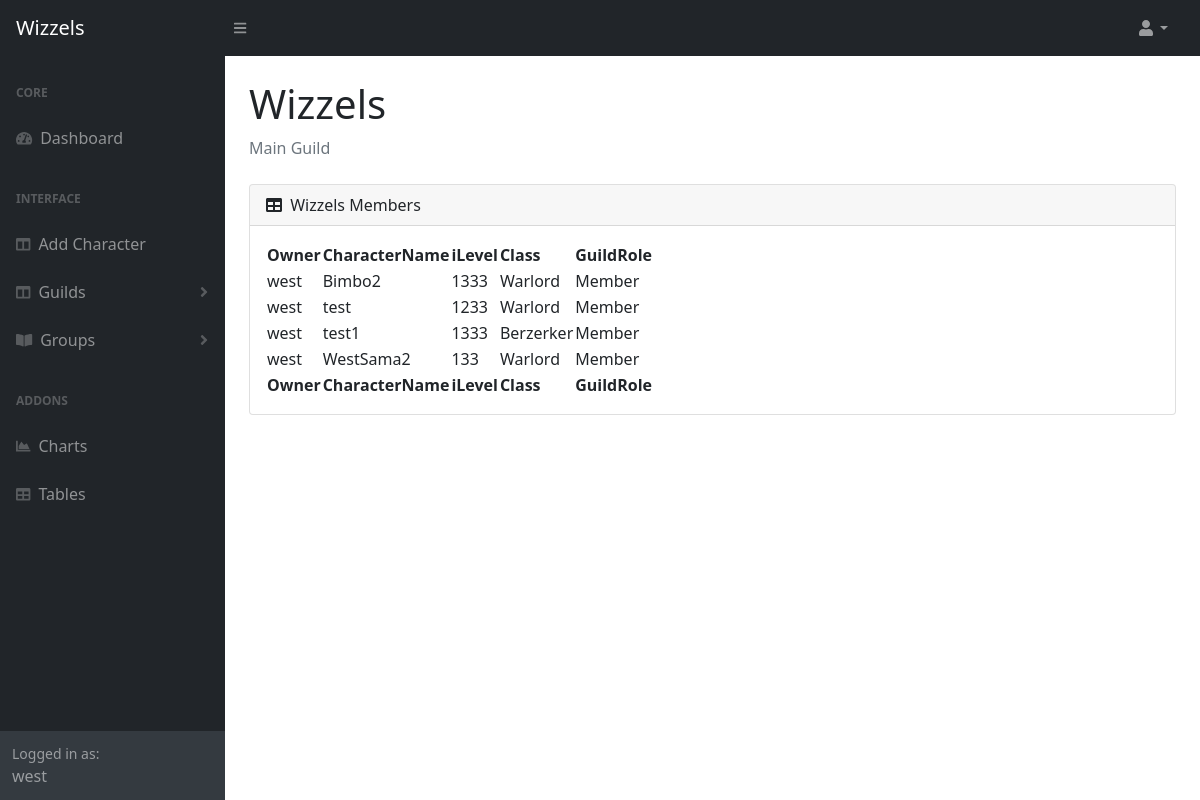
The page /wizzels/ (signed in) on the database its author committed.
### guildboard/models.py (models this page shows, shortened)
class Character(models.Model):
    user = models.ForeignKey(User, on_delete=models.CASCADE, null=True)
    name = models.CharField(max_length=64)
    iLevel = models.IntegerField(null=False)
    guildRole = models.CharField(max_length=64, default="Member")
    classe = models.CharField(max_length=64, default="")
    guild = models.ForeignKey(Guild, on_delete=models.CASCADE, blank=True, null=True)

### guildboard/views.py (the view)
# urls.py: path("wizzels/", views.wizzelsPage, name="wizzels"),
def wizzelsPage(request):
    chars = Character.objects.all()
    context = {"chars":chars}
    return render(request, "guildboard/wizzels.html", context)

### guildboard/templates/guildboard/wizzels.html (shortened to what this page needs)
{% extends "guildboard/layout.html" %}
{% block pageTitle %}Wizzels{% endblock %}
{% block pageInfo %}Main Guild{% endblock %}
{% block body %}
{% load static %}
<div class="card mb-4">
    <div class="card-header">
        <i class="fas fa-table me-1"></i>
        Wizzels Members
    </div>
    <div class="card-body">
        <table id="datatablesSimple">
            <thead>
                <tr>
                    <th>Owner</th>
                    <th>CharacterName</th>
                    <th>iLevel</th>
                    <th>Class</th>
                    <th>GuildRole</th>
                </tr>
            </thead>
            <tfoot>
                <tr>
                    <th>Owner</th>
                    <th>CharacterName</th>
                    <th>iLevel</th>
                    <th>Class</th>
                    <th>GuildRole</th>
                </tr>
            </tfoot>
            <tbody>
            {% for char in chars %}
            {% if char.guild != Wizzels %}
                <tr>
                    <td>{{ char.user }}</td>
                    <td>{{ char.name }}</td>
                    <td>{{ char.iLevel }}</td>
                    <td>{{ char.classe }}</td>
                    <td>{{ char.guildRole }}</td>
                </tr>
            {% endif %}
            {% endfor %}
        </tbody>
        </table>
    </div>
</div>
{% endblock %}

### guildboard/templates/guildboard/layout.html (shortened to what this page needs)
<!DOCTYPE html>
<html lang="en">
{% load static %}
<head>
    <link href="https://cdn.jsdelivr.net/npm/simple-datatables@latest/dist/style.css" rel="stylesheet" />
    <link href="{% static 'guildboard/css/styles.css'%}" rel="stylesheet" />
    <link href="https://cdn.jsdelivr.net/npm/bootstrap@5.1.3/dist/css/bootstrap.min.css" rel="stylesheet">
</head>
<body>
    <nav class="sb-topnav navbar navbar-expand navbar-dark bg-dark">
        <a class="navbar-brand ps-3" href="index.html">Wizzels</a>
        <button class="btn btn-link btn-sm order-1 order-lg-0 me-4 me-lg-0" id="sidebarToggle" href="#!"><i class="fas fa-bars"></i></button>
        <ul class="navbar-nav ms-auto ms-md-0 me-3 me-lg-4">
            <li class="nav-item dropdown">
                <a class="nav-link dropdown-toggle" id="navbarDropdown" href="#" role="button" data-bs-toggle="dropdown" aria-expanded="false"><i class="fas fa-user fa-fw"></i></a>
            </li>
        </ul>
        </nav>
        <div id="layoutSidenav">
        <div id="layoutSidenav_nav">
            <nav class="sb-sidenav accordion sb-sidenav-dark" id="sidenavAccordion">
                <div class="sb-sidenav-menu">
                    <div class="nav">
                        <div class="sb-sidenav-menu-heading">Core</div>
                        <a class="nav-link" href="{% url 'index' %}">
                            <div class="sb-nav-link-icon"><i class="fas fa-tachometer-alt"></i></div>
                            Dashboard
                        </a>
                        <div class="sb-sidenav-menu-heading">Interface</div>
                        <a class="nav-link collapsed" href="{% url 'addCharacter' %}">
                            <div class="sb-nav-link-icon"><i class="fas fa-columns"></i></div>
                            Add Character
                        </a>
                        <a class="nav-link collapsed" href="#" data-bs-toggle="collapse" data-bs-target="#collapseLayouts" aria-expanded="false" aria-controls="collapseLayouts">
                            <div class="sb-nav-link-icon"><i class="fas fa-columns"></i></div>
                            Guilds
                            <div class="sb-sidenav-collapse-arrow"><i class="fas fa-angle-down"></i></div>
                        </a>
                        <a class="nav-link collapsed" href="#" data-bs-toggle="collapse" data-bs-target="#collapsePages" aria-expanded="false" aria-controls="collapsePages">
                            <div class="sb-nav-link-icon"><i class="fas fa-book-open"></i></div>
                            Groups
                            <div class="sb-sidenav-collapse-arrow"><i class="fas fa-angle-down"></i></div>
                        </a>
                        <div class="sb-sidenav-menu-heading">Addons</div>
                        <a class="nav-link" href="charts.html">
                            <div class="sb-nav-link-icon"><i class="fas fa-chart-area"></i></div>
                            Charts
                        </a>
                        <a class="nav-link" href="tables.html">
                            <div class="sb-nav-link-icon"><i class="fas fa-table"></i></div>
                            Tables
                        </a>
                    </div>
                </div>
                <div class="sb-sidenav-footer">
                    <div class="small">Logged in as:</div>
                    {{ user }}
                </div>
            </nav>
        </div>
        <div id="layoutSidenav_content">
            <main>
                <div class="container-fluid px-4">
                    <h1 class="mt-4">{% block pageTitle %}Dashboard{% endblock%}</h1>
                    <ol class="breadcrumb mb-4">
                        <li class="breadcrumb-item active">{% block pageInfo %}Daashboard{% endblock %}</li>
                    </ol>
    {% load static %}
    {% block body%}
    {% endblock %}
    {% load static %}
</body>
</html>

### rows shown on the page
Character: user "west", name "Bimbo2", iLevel "1333", classe "Warlord", guildRole "Member"
Character: user "west", name "test", iLevel "1233", classe "Warlord", guildRole "Member"
Character: user "west", name "test1", iLevel "1333", classe "Berzerker", guildRole "Member"
Character: user "west", name "WestSama2", iLevel "133", classe "Warlord", guildRole "Member"

### other values the page prints
{{ user }} "west"
